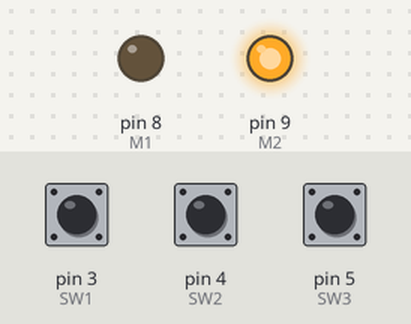
Simulated run of this sketch. Board: Arduino Uno, built with avr-gcc and run on an emulated ATmega328P. Shown: output pins drawn as LEDs (lit = HIGH). The test bench sets the inputs (shaded band); at power-on: pin 3 (SW1) HIGH, pin 4 (SW2) HIGH, pin 5 (SW3) HIGH. What the sketch prints to the serial monitor is not drawn.

Above: at 1.2 s.
1.3 s: pin 3 (SW1) pulled LOW for 0.15 s
At 2.8 s:
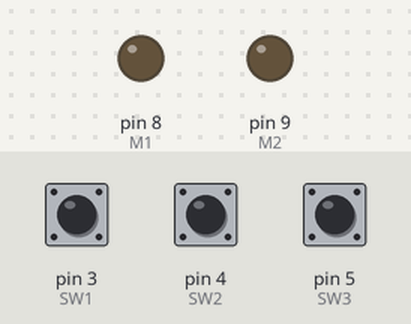
Timing chart, 0 to 4.3 s (numbered marks = the images above; inputs shaded):
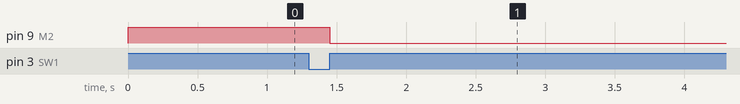

Measured:
- after the input at 1.3 s, pin 9 (M2): HIGH → LOW after 0.15 s

The sketch:

zad_1.ino
```cpp
const uint8_t SW1=3;
const uint8_t SW2=4;
const uint8_t SW3=5;
const uint8_t M1=8;
const uint8_t M2=9;
int liczbaWlacz = 0;
bool PowerOn = false;
bool States[6] = {0,0,0,0,0,0};

void ButtonRead()
{
	States[0] = States[1];
	States[2] = States[3];
	States[4] = States[5];
	States[1] = digitalRead(SW1);
	States[3] = digitalRead(SW2);
	States[5] = digitalRead(SW3);
}
bool StateChange(bool State1, bool State2)
{
	return State1 == LOW && State2 == HIGH;
}

void setup()
{
   Serial.begin(9600);
   pinMode(SW1, INPUT);
   pinMode(SW2, INPUT);
   pinMode(SW3, INPUT);
   pinMode(M1, OUTPUT);
   pinMode(M2, OUTPUT);
   digitalWrite(M1,LOW);
   digitalWrite(M2,LOW);
}


void loop()
{

ButtonRead();

 if(StateChange(States[0], States[1]))
  {
      PowerOn = !PowerOn;
      liczbaWlacz++;
   	  digitalWrite(M1,LOW);
      digitalWrite(M2,LOW);
  }

  if(StateChange(States[2], States[3]) && PowerOn)
  {
      digitalWrite(M1,HIGH);
      digitalWrite(M2,LOW);
  }

if(StateChange(States[4], States[5]) && PowerOn)
  {
      digitalWrite(M1,LOW);
      digitalWrite(M2,HIGH);
  }
  Serial.println(liczbaWlacz);
}
```
